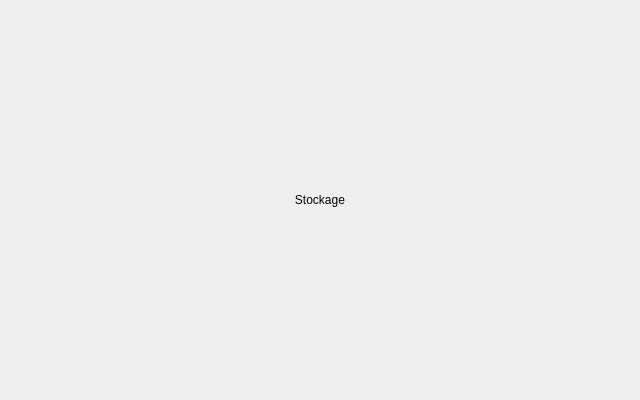
<?xml version="1.0" encoding="UTF-8"?>
<ui version="4.0">
 <class>Form</class>
 <widget class="QWidget" name="Form">
  <property name="geometry">
   <rect>
    <x>0</x>
    <y>0</y>
    <width>640</width>
    <height>400</height>
   </rect>
  </property>
  <property name="windowTitle">
   <string>Form</string>
  </property>
  <layout class="QVBoxLayout" name="verticalLayout">
   <item>
    <widget class="QLabel" name="TitleLabel">
     <property name="text">
      <string>Stockage</string>
     </property>
     <property name="alignment">
      <set>Qt::AlignCenter</set>
     </property>
    </widget>
   </item>
  </layout>
 </widget>
</ui>
